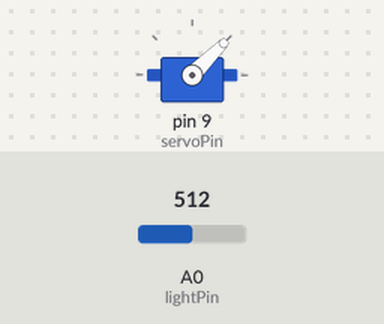
Recording of a sketch running on a simulated Arduino Uno, built with avr-gcc and run on an emulated ATmega328P. Parts: servo. Inputs (shaded band) come from the test bench; at power-on: A0 (lightPin) = 512. What the sketch prints to the serial monitor is not drawn.

Above: at 1.2 s.
1.3 s: A0 (lightPin) set to 487
At 2.5 s:
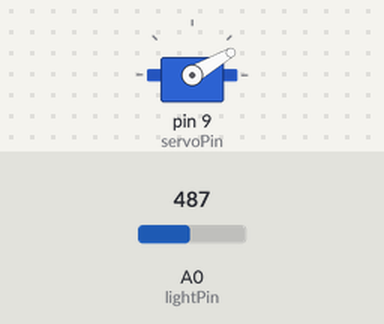
2.8 s: A0 (lightPin) set to 510
At 3.6 s:
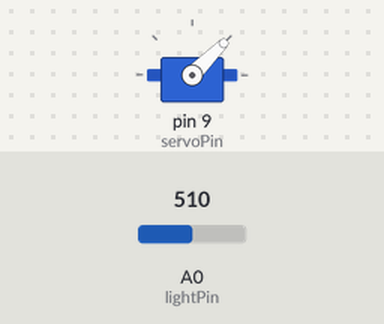
4.4 s: A0 (lightPin) set to 490
At 5.1 s:
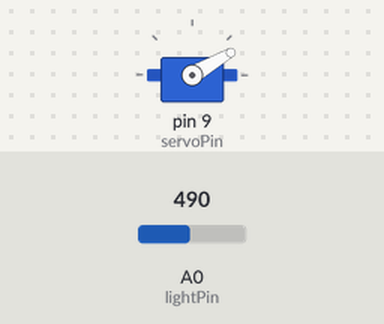
Timing chart, 0 to 7.4 s (numbered marks = the images above; inputs shaded):
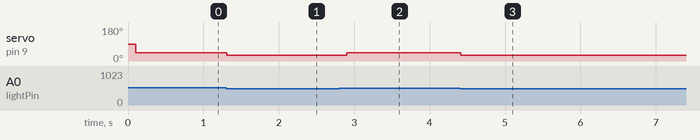

Measured:
- the behaviour switches between 500 and 499 on A0 (lightPin) (found by bisection; images 0 and 1)
- after the input at 1.3 s, servo on pin 9 (servoPin): 45° → 30° at once
- after the input at 2.8 s, servo on pin 9 (servoPin): 30° → 45° after 0.10 s
- after the input at 4.4 s, servo on pin 9 (servoPin): 45° → 30° at once

The sketch:

dinosaurGameMod.ino
```cpp
#include <Servo.h>
int servoPin=9;
int servoPos=30;
int lightVal;
int lightPin=A0;
int del= 100;
int count=0;
Servo myServo;
void setup() {
  // put your setup code here, to run once:
Serial.begin(115200);
myServo.attach(servoPin);
pinMode(lightPin,INPUT);
}

void loop() {
  // put your main code here, to run repeatedly:
lightVal=analogRead(lightPin);
if(lightVal>=500)
{

  servoPos=45;
  delay(100);

}
else if(lightVal<500)
{
  servoPos=30 ;
}
myServo.write(servoPos);
Serial.print(servoPos);
Serial.print("      ");
Serial.println(lightVal);
}
```
